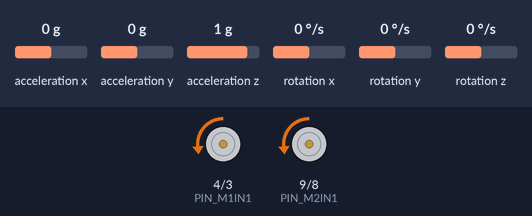
A sketch run on a simulated Arduino Uno, built with avr-gcc and run on an emulated ATmega328P. Shown: motor-driver pin pairs drawn as motors (green arrow = first pin HIGH = forward, orange = second pin HIGH = backward, longer = more drive, scaled by the enable pin). Inputs (shaded band) come from the test bench; at power-on: rotation x 0 °/s, acceleration y 0 g, acceleration x 0 g, acceleration z 1 g, rotation y 0 °/s, rotation z 0 °/s. What the sketch prints to the serial monitor is not drawn.

Above: at 2.4 s.
2.5 s: rotation x set to 10 °/s
At 3.3 s:
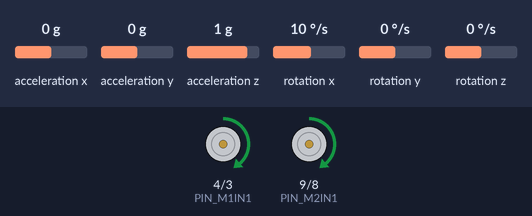
4.4 s: acceleration y set to -1.4 g
At 5.3 s:
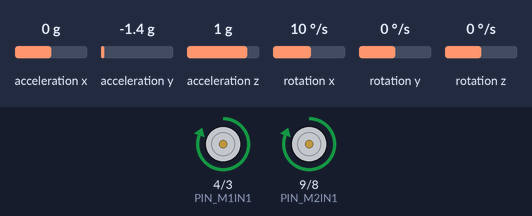
5.9 s: acceleration y set to 0.1 g
At 7.3 s:
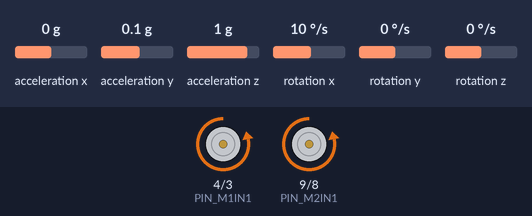
8.9 s: acceleration x set to -1.4 g
At 10.1 s:
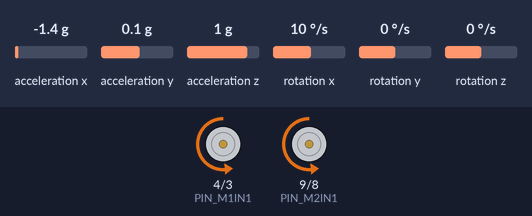
10.8 s: acceleration z set to 0 g
At 11.7 s:
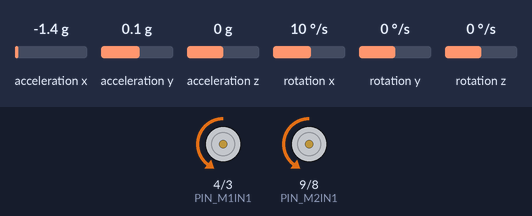
12.9 s: rotation x set to 52 °/s
At 14.7 s:
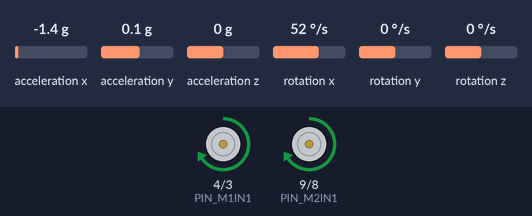
Timing chart, 0 to 16.2 s (numbered marks = the images above; inputs shaded):
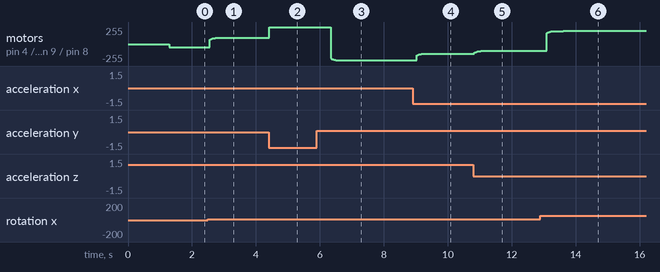

Measured:
- after the input at 2.5 s, motor on pin 4 (PIN_M1IN1) / pin 3 (PIN_M1IN2), motor on pin 9 (PIN_M2IN1) / pin 8 (PIN_M2IN2): moves from backward 48/255 to forward 95/255 over 0.37 s, starting after 0.06 s
- after the input at 4.4 s, motor on pin 4 (PIN_M1IN1) / pin 3 (PIN_M1IN2), motor on pin 9 (PIN_M2IN1) / pin 8 (PIN_M2IN2): forward 95/255 → forward 255/255 at once
- after the input at 5.9 s, motor on pin 4 (PIN_M1IN1) / pin 3 (PIN_M1IN2), motor on pin 9 (PIN_M2IN1) / pin 8 (PIN_M2IN2): moves from forward 255/255 to backward 246/255 over 0.45 s, starting after 0.43 s
- after the input at 8.9 s, motor on pin 4 (PIN_M1IN1) / pin 3 (PIN_M1IN2), motor on pin 9 (PIN_M2IN1) / pin 8 (PIN_M2IN2): moves from backward 246/255 to backward 143/255 over 0.32 s, starting after 0.13 s
- after the input at 10.8 s, motor on pin 4 (PIN_M1IN1) / pin 3 (PIN_M1IN2), motor on pin 9 (PIN_M2IN1) / pin 8 (PIN_M2IN2): moves from backward 143/255 to backward 99/255 over 0.58 s, starting at once
- after the input at 12.9 s, motor on pin 4 (PIN_M1IN1) / pin 3 (PIN_M1IN2), motor on pin 9 (PIN_M2IN1) / pin 8 (PIN_M2IN2): moves from backward 99/255 to forward 197/255 over 0.52 s, starting after 0.19 s

The sketch:

self_balancing.ino
```cpp
#include <PID_v1.h>

//#include <MahonyAHRS.h>
//#include "MahonyAHRS.h"

#define PIN_M2FB 12
#define PIN_M2SF 11
#define PIN_M2PWM 10
#define PIN_M2IN1 9
#define PIN_M2IN2 8
#define PIN_INV 1
#define PIN_EN 0
#define PIN_M1FB 7
#define PIN_M1SF 6
#define PIN_M1PWM 5
#define PIN_M1IN1 4
#define PIN_M1IN2 3

#define forward true
#define backward false

// update this value
#define MIN_DUTY_CYCLE 48
#define MAX_DUTY_CYCLE 255

#define G 16384.0


// I2C device class (I2Cdev) demonstration Arduino sketch for MPU6050 class
// 10/7/2011 by Jeff Rowberg <jeff@rowberg.net>
// Updates should (hopefully) always be available at https://github.com/jrowberg/i2cdevlib
//
// Changelog:
//      2013-05-08 - added multiple output formats
//                 - added seamless Fastwire support
//      2011-10-07 - initial release

/* ============================================
I2Cdev device library code is placed under the MIT license
Copyright (c) 2011 Jeff Rowberg

Permission is hereby granted, free of charge, to any person obtaining a copy
of this software and associated documentation files (the "Software"), to deal
in the Software without restriction, including without limitation the rights
to use, copy, modify, merge, publish, distribute, sublicense, and/or sell
copies of the Software, and to permit persons to whom the Software is
furnished to do so, subject to the following conditions:

The above copyright notice and this permission notice shall be included in
all copies or substantial portions of the Software.

THE SOFTWARE IS PROVIDED "AS IS", WITHOUT WARRANTY OF ANY KIND, EXPRESS OR
IMPLIED, INCLUDING BUT NOT LIMITED TO THE WARRANTIES OF MERCHANTABILITY,
FITNESS FOR A PARTICULAR PURPOSE AND NONINFRINGEMENT. IN NO EVENT SHALL THE
AUTHORS OR COPYRIGHT HOLDERS BE LIABLE FOR ANY CLAIM, DAMAGES OR OTHER
LIABILITY, WHETHER IN AN ACTION OF CONTRACT, TORT OR OTHERWISE, ARISING FROM,
OUT OF OR IN CONNECTION WITH THE SOFTWARE OR THE USE OR OTHER DEALINGS IN
THE SOFTWARE.
===============================================
*/

// I2Cdev and MPU6050 must be installed as libraries, or else the .cpp/.h files
// for both classes must be in the include path of your project
#include "I2Cdev.h"
#include "MPU6050.h"

// Arduino Wire library is required if I2Cdev I2CDEV_ARDUINO_WIRE implementation
// is used in I2Cdev.h
#if I2CDEV_IMPLEMENTATION == I2CDEV_ARDUINO_WIRE
    #include "Wire.h"
#endif

// class default I2C address is 0x68
// specific I2C addresses may be passed as a parameter here
// AD0 low = 0x68 //(default for InvenSense evaluation board)
// AD0 high = 0x69
//MPU6050 accelgyro;
MPU6050 accelgyro(0x69); // <-- use for AD0 high

int16_t ax, ay, az;
int16_t gx, gy, gz;


// uncomment "OUTPUT_READABLE_ACCELGYRO" if you want to see a tab-separated
// list of the accel X/Y/Z and then gyro X/Y/Z values in decimal. Easy to read,
// not so easy to parse, and slow(er) over UART.
//#define OUTPUT_READABLE_ACCELGYRO

// uncomment "OUTPUT_BINARY_ACCELGYRO" to send all 6 axes of data as 16-bit
// binary, one right after the other. This is very fast (as fast as possible
// without compression or data loss), and easy to parse, but impossible to read
// for a human.
//#define OUTPUT_BINARY_ACCELGYRO


//constants
float R2D = 180.0 / M_PI;
float D2R = 1 / R2D;

// time tracking
static unsigned long microsLast = 0; //currently unused
float deltaT = .005;

// Control Variables
float Kp = 2.1;
float Ki = 0;
float Kd = .1;

float error;
static float error_prev = 0;

float P;
float I;
float D;

float integral;
static float integral_prev = 0;

// RAW IMU variables
float a_scale = 9.81 / G;
long accelx;
long accely;
long accelz;
long accelx_prev;
long accely_prev;
long accelz_prev;

long square_x = accelx*accelx;
long square_y = accely*accely;
long square_z = accelz*accelz;

float g_scale = 1.17 * (1.0/131.0); // * (M_PI / 180.0);
long gyrox;
long gyrox_prev;
long gyroy;
long gyroz;

int imu_offset[6] = {0, 0, 0, 0, 0, 0}; //this is modified by the calibrate_IMU() function


// Calclated IMU Variables
float accely_angle = 0;
float accely_angle_prev = 0;

float accelz_angle = 0; // not being used currently
float accelz_angle_prev = 0; // ^

//float accel_angle_filtered = 0;
//float accel_angle_filtered_prev = 0;

float gyro_angle = 0;
float gyro_angle_prev = 0;
float gyro_angle_total = 0;

//
//float gyro_angle_filtered;
//float gyro_angle_filtered_prev = 0;

float final_angle;
float final_angle_prev = 0;

//Filter Variables
// Measure cutoff by taking a video of robot self balancing and measuring frequency
// need to make this as high as possible while sufficiently removing linear acceleration
float accel_lp_cutfreq = 2;
float accel_lp_alpha = 0; //1.0 / (deltaT * accel_lp_cutfreq + 1);

//
float gyro_hp_alpha = .5;
float complement = .95;

unsigned long current_time = 0;
unsigned long prev_time = micros();

// this holds the variable that is currently being manipulated by the serial interface
float* current_serial_var;


// MOTOR CONTROL VARIABLES
int pwm = 0;

void setup() {

    // join I2C bus (I2Cdev library doesn't do this automatically)
    #if I2CDEV_IMPLEMENTATION == I2CDEV_ARDUINO_WIRE
        Wire.begin();
    #elif I2CDEV_IMPLEMENTATION == I2CDEV_BUILTIN_FASTWIRE
        Fastwire::setup(400, true);
    #endif

    // initialize serial communication
    Serial.begin(115200);

    // initialize device
    Serial.println("Initializing I2C devices...");
    accelgyro.initialize();

    // verify connection
    Serial.println("Testing device connections...");
    Serial.println(accelgyro.testConnection() ? "MPU6050 connection successful" : "MPU6050 connection failed");


    pinMode(PIN_EN, OUTPUT);
    pinMode(PIN_INV, OUTPUT);
    pinMode(PIN_M1IN1, OUTPUT);
    pinMode(PIN_M1IN2, OUTPUT);
    pinMode(PIN_M2IN1, OUTPUT);
    pinMode(PIN_M2IN2, OUTPUT);

    enable_driver(true);
    invert_motors(false);
    set_motor_direction(forward);

    calibrate_IMU(); // hold robot still as vertical as possible

    //set filter values
    accelgyro.setDLPFMode(6);
}

float motor1_offset = 20;
float motor2_offset = 0;


int print_time = 0;
int i = 0; //change this to something else...

float print_rate = 10; //this is a float for convenience
int do_print = 0;
int print_imu = 0;
void loop() {
    // -----------------------TIMING-------------------------------
    // ------------------------------------------------------------
    current_time = micros();
    if(current_time - prev_time > deltaT * 1000000 - 8){
      print_time++;
      // TODO: include something that will let me know if it is too slow
        // uncomment this to test timing. comment out ALL other print statements
//      i++;
//      if(i == 500){
//        Serial.print("\n");
//        Serial.print(current_time - prev_time);
//        i = 0;
//      }
//      Serial.print(current_time - prev_time);
      prev_time = current_time;

//      check serial for updates
      read_serial();

      // --------------------------IMU-----------------------------
      //-----------------------------------------------------------

      // read raw accel/gyro measurements from device
      accelgyro.getMotion6(&ax, &ay, &az, &gx, &gy, &gz);

      // offset raw values based on calibration
      accelx = (ax - imu_offset[0]);
      accely = (ay - imu_offset[1]);
      accelz = (az - imu_offset[2] - 16384);
      gyrox = (gx - imu_offset[3]);
      gyroy = (gy - imu_offset[4]);
      gyroz = (gz - imu_offset[5]);

      // is it better to low pass here or low pass the final result?
//      accelx = low_pass(accelx, accelx_prev, accel_lp_alpha);
//      accely = low_pass(accely, accely_prev, accel_lp_alpha);
//      accelz = low_pass(accelz, accelz_prev, accel_lp_alpha);

      // calculate accelx_angle and accely_angle
      calc_accel_angle(accelx, accely, accelz);

      // calculate gyro_angle (only x axis)
      integrate_gyro_angle(gyrox, gyrox_prev); //set prev

      //filter angles
//      accel_angle_filtered = low_pass(accelz_angle, accel_angle_filtered_prev, accel_lp_alpha); //set prev

      //complementary filter
//      complement = .9 + (2 / (exp(-sqrt(square_x + square_y + square_z)/G) + 1) - 1) / 10.0;
      final_angle = complement * (final_angle_prev + gyro_angle * g_scale) + (1 - complement) * accely_angle * R2D;


      //print IMU variables
      if(print_imu && print_time >= print_rate){
        Serial.println("");
        s_print("accel_angleY", float(accely_angle * R2D));
//        s_print("accel_angleZ", float(accelz_angle * R2D));
        s_print("gyro_angle", float(gyro_angle * g_scale));
//        s_print("raw y", ay);
        s_print("gyro angle total", gyro_angle_total * g_scale);
        s_print("final angle", final_angle);
//        s_print("raw gyro", gyrox * g_scale);
        print_time = 0;
      }


      // --------------------------PID-----------------------------
      //-----------------------------------------------------------

      error = -final_angle * 10;
      P = Kp*error;

//      integral = ((error + error_prev) / 2) * deltaT + integral_prev;
//      integral_prev = integral;
//      I = Ki*integral;

      D = Kd *(final_angle - final_angle_prev) / deltaT;

      float spd = P + D; //+ I
      spd = constrain(spd, -100, 100);
      set_motor_speed(spd);

      if(do_print && print_time >= print_rate){
        s_print("P", P);
        s_print("D", D);
        s_print("speed", spd);
        print_time = 0;
      }

      // set previous values
      accelx_prev = accelx;
      accely_prev = accely;
      accelz_prev = accelz;
      gyrox_prev = gyrox;

//      gyro_angle_filtered_prev = gyro_angle_filtered;
//      accel_angle_filtered_prev = accel_angle_filtered;
      final_angle_prev = final_angle;
      error_prev = error;


      if(0){
          // display tab-separated accel/gyro x/y/z values
          Serial.print("RAW a/g:  ");
          Serial.print(accelx); Serial.print("\t");
          Serial.print(accely); Serial.print("\t");
          Serial.print(accelz); Serial.print("\t");
          Serial.print(gyrox); Serial.print("\t");
          Serial.print(gyroy); Serial.print("\t");
          Serial.println(gyroz);
      }
    }

//    while (micros() < microsLast + deltaT*1000000);  // wait for deltaT since last time through
//    microsLast = micros(); // save value for next time through
}


/// Utility Functions---------------------------------------------------------
void s_print(String s, float f){
  Serial.print("  " + s + ": ");
  Serial.print(f, 5);
}

void s_print(String s, int i){
  Serial.print("  " + s + ": ");
  Serial.print(i);
}

void s_print(String s, long l){
  Serial.print("  " + s + ": ");
  Serial.print(l);
}

void s_print(String s, char c){
  Serial.print("  " + s + ": ");
  Serial.print(c);
}

void s_print(String s, unsigned int i){
  Serial.print("  " + s + ": ");
  Serial.print(i);
}

void s_print(String s, unsigned long l){
  Serial.print("  " + s + ": ");
  Serial.print(l);
}

void s_print(String s, unsigned char c){
  Serial.print("  " + s + ": ");
  Serial.print(c);
}

// Read Serial from USB and adjust variables
void read_serial(){
  if(Serial.available()){
    String str = Serial.readString();

    if(str == "ac1"){
        current_serial_var = &accel_lp_cutfreq;
    }
    else if(str == "ac2"){
        current_serial_var = &accel_lp_alpha;
    }
    else if(str == "gy"){
        current_serial_var = &gyro_hp_alpha;
    }
    else if(str == "c"){
        current_serial_var = &complement;
    }
    else if(str == "dlpf+"){
        accelgyro.setDLPFMode(accelgyro.getDLPFMode() + 1);
        Serial.println("current DLPF value:");
        Serial.println(accelgyro.getDLPFMode());
    }
    else if(str == "dlpf-"){
        accelgyro.setDLPFMode(accelgyro.getDLPFMode() - 1);
        Serial.println("current DLPF value:");
        Serial.println(accelgyro.getDLPFMode());
    }
    else if(str == "p"){
        current_serial_var = &Kp;
    }
    else if(str == "i"){
        current_serial_var = &Ki;
    }
    else if(str == "d"){
        current_serial_var = &Kd;
    }
    else if(str == "pr"){
        current_serial_var = &print_rate;
    }
    else if(str == "m1o"){
        current_serial_var = &motor1_offset;
    }
    else if(str == "m2o"){
        current_serial_var = &motor2_offset;
    }
    else {
        *current_serial_var = str.toFloat();
        Serial.print("Variable was changed to:");
        Serial.println(*current_serial_var);
    }
  }
}


///___________________________________________________________________________
/// IMU FUNCTIONS__________________________________________________________

void calibrate_IMU(){
   delay(100); // allow IMU to settle

   int total = 300;
   long imu_total[6] = {0, 0, 0, 0, 0, 0};
   int count = 0;
   int i;
   while(count <= total){
      count++;
      accelgyro.getMotion6(&ax, &ay, &az, &gx, &gy, &gz);
      imu_total[0] += ax;
      imu_total[1] += ay;
      imu_total[2] += az;
      imu_total[3] += gx;
      imu_total[4] += gy;
      imu_total[5] += gz;
   }
   for(i = 0; i < 6; i++){
    imu_offset[i] = imu_total[i] / total;
    Serial.println(imu_offset[i]);
   }
}


void calc_accel_angle(long accelx, long accely, long accelz){
   square_x = accelx*accelx;
   square_y = accely*accely;
   square_z = accelz*accelz;

   //Y Axis
   float denY = sqrt(square_x + square_z);
   accely_angle = -atan(accely/denY);

   //Z axis
   float denZ = sqrt(square_x + square_y);
   accelz_angle = -atan(accelz/denZ);

}

void integrate_gyro_angle(long current, long prev){
  gyro_angle = ((float) (current + prev) / 2.0) * deltaT;
  gyro_angle_total += gyro_angle;
}

float low_pass(float current, float filtered_prev, float alpha){
  return alpha * filtered_prev + (1 - alpha) * current;
}

float high_pass(float filtered_prev, float current, float prev, float alpha){
  return alpha * (filtered_prev + current - prev);
}


///___________________________________________________________________________
/// MOTOR FUNCTIONS________________________________________________________
void enable_driver(boolean state){
  digitalWrite(PIN_EN, state);
}

void invert_motors(boolean state){
  digitalWrite(PIN_INV, state);
}

void set_motor_direction(boolean dir){
  digitalWrite(PIN_M1IN1, dir);
  digitalWrite(PIN_M1IN2, !dir);
  digitalWrite(PIN_M2IN1, dir);
  digitalWrite(PIN_M2IN2, !dir);
}

void brake_motor(){
  digitalWrite(PIN_M1IN1, 1);
  digitalWrite(PIN_M1IN2, 1);
  digitalWrite(PIN_M2IN1, 1);
  digitalWrite(PIN_M2IN2, 1);
}

void set_motor1_duty_cycle(unsigned int value){
  float duty_cycle = constrain(value, 0, 255);
  analogWrite(PIN_M1PWM, duty_cycle);
}

void set_motor2_duty_cycle(unsigned int value){
  float duty_cycle = constrain(value, 0, 255);
  analogWrite(PIN_M2PWM, duty_cycle);
}

void set_motor_speed(int value){
  if(value < 0){
    set_motor_direction(forward);
  } else {
    set_motor_direction(backward);
  }

  float abs_spd = constrain(abs(value), 0, 100);

  // MOTOR 1 seems to start at 39
  // MOTOR 2 seems to start at 26

  // remap motor speeds so that they are equal
  float duty_cycle1 = map(abs_spd, 0, 100, MIN_DUTY_CYCLE, MAX_DUTY_CYCLE);
  float duty_cycle2 = map(abs_spd, 0, 100, MIN_DUTY_CYCLE, MAX_DUTY_CYCLE);

  set_motor1_duty_cycle(duty_cycle1);
  set_motor2_duty_cycle(duty_cycle2);
}
```
